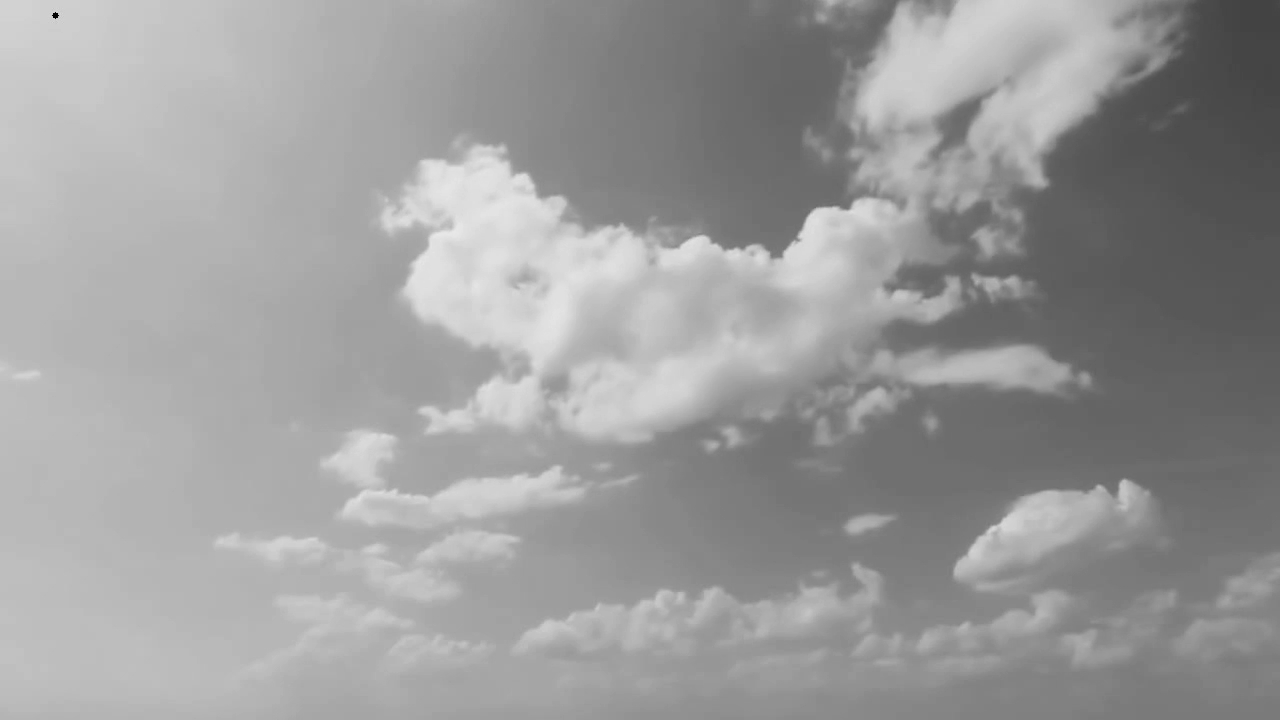
#> input picture frame 5 of sky.mp4, 1280 x 720 px
$ python main.py
#> lines starting #> are read from the running program, lines starting #| are printed output that depends on the picture; after the words box and inside, x2 and y2 are one past the last pixel; in counts of white or black regions, pixels touching at a corner belong together
import numpy as np
import cv2
import os
# from matplotlib import pyplot as plt
from sklearn.mixture import GaussianMixture as GMM

cap = cv2.VideoCapture('sky.mp4')
# Get the Default resolutions
frame_width = int(cap.get(3))
frame_height = int(cap.get(4))
# Define the codec and filename.
fourcc = cv2.VideoWriter_fourcc(*'MPEG')
out = cv2.VideoWriter('output.avi', fourcc, 10, (frame_width, frame_height),0)

while cap.isOpened():
    ret, frame = cap.read()
#> frame is the input picture: shape (720, 1280, 3); min 0, max 234, mean 154.6
    if ret == True:
        img2 = frame.reshape((-1, 3))
        gmm_model = GMM(n_components=2, covariance_type='full').fit(img2)
        gmm_labels = gmm_model.predict(img2)
        original_shape = frame.shape
#> original_shape = (720, 1280, 3)
        segmented = gmm_labels.reshape(original_shape[0], original_shape[1])
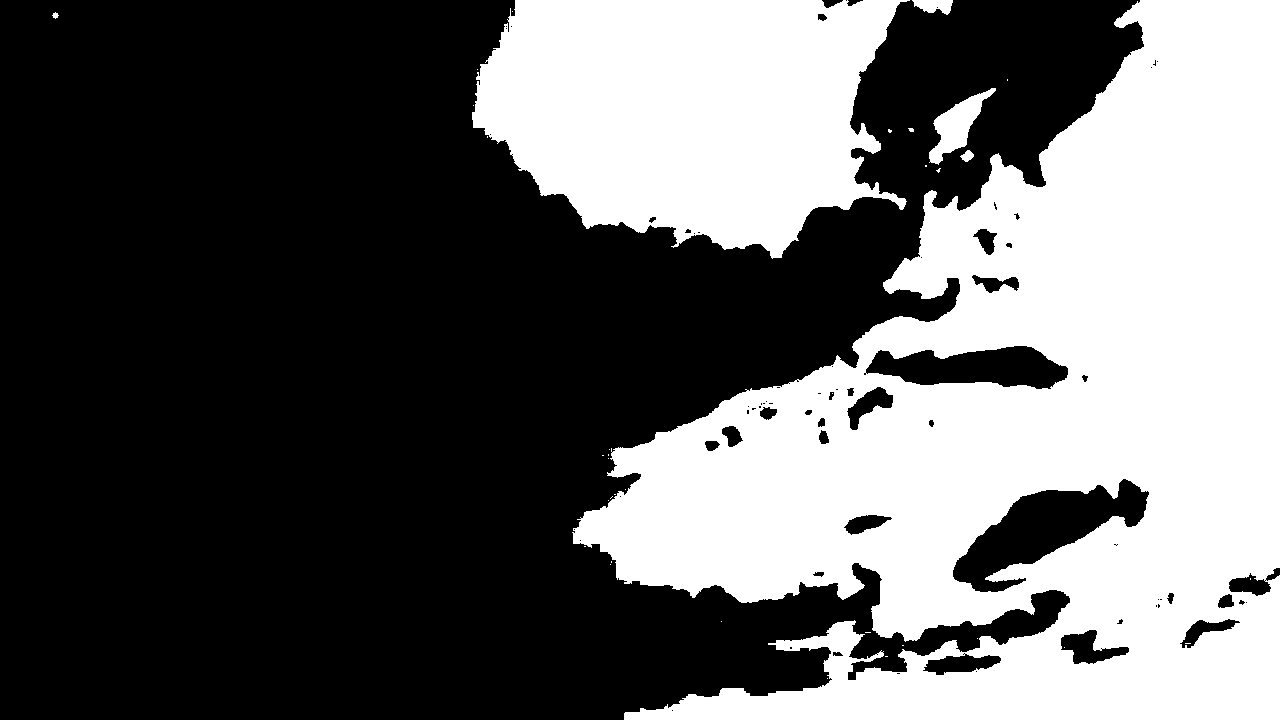
#> segmented: shape (720, 1280) int64; values 0 (black) and 1 (white), 39.4% white; 36 white regions (30 under 20 px), largest, box (x1, y1, x2, y2) and area: (572, 0, 1280, 720) 277668, (472, 0, 910, 259) 82614, (929, 88, 996, 165) 1919, (912, 0, 953, 15) 416, (960, 150, 974, 162) 100, (52, 12, 59, 19) 29
        shape = segmented.shape
#> shape = (720, 1280)
        norm_img = np.zeros((shape[0], shape[1]))
        final_img = cv2.normalize(segmented, norm_img, 0, 255, cv2.NORM_MINMAX)
        cv2.imwrite('Segmented.jpg', final_img)
        out.write(final_img)
        # cv2.imwrite(os.path.join(path,'img' + str(cnt) + '.jpg'),final_img)
        # cnt = cnt + 1
    else:
        break

# release all the sources
cap.release()
out.release()
cv2.destroyAllWindows()
